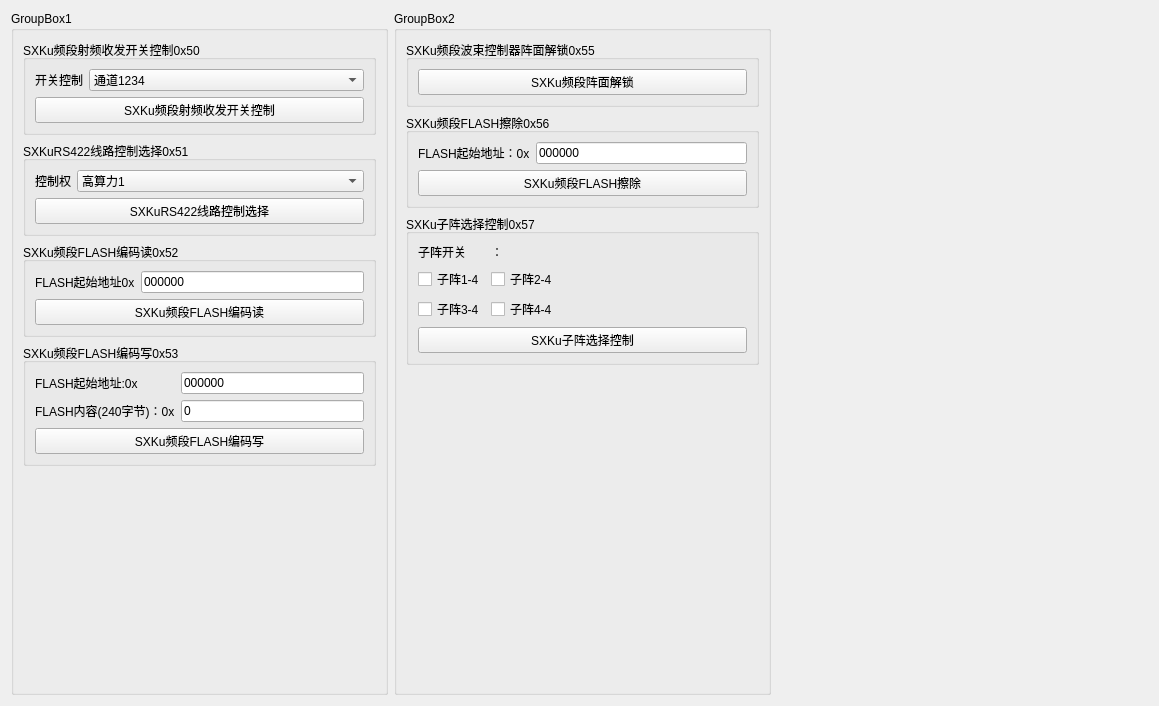
<?xml version="1.0" encoding="UTF-8"?>
<ui version="4.0">
 <class>sub1553_gksxkucontrol</class>
 <widget class="QWidget" name="sub1553_gksxkucontrol">
  <property name="geometry">
   <rect>
    <x>0</x>
    <y>0</y>
    <width>1159</width>
    <height>706</height>
   </rect>
  </property>
  <property name="windowTitle">
   <string>Form</string>
  </property>
  <layout class="QGridLayout" name="gridLayout">
   <item row="0" column="0">
    <widget class="QGroupBox" name="groupBox_8">
     <property name="title">
      <string>GroupBox1</string>
     </property>
     <layout class="QVBoxLayout" name="verticalLayout_8">
      <item>
       <widget class="QGroupBox" name="groupBox">
        <property name="title">
         <string>SXKu频段射频收发开关控制0x50</string>
        </property>
        <layout class="QVBoxLayout" name="verticalLayout">
         <item>
          <layout class="QFormLayout" name="formLayout">
           <item row="0" column="0">
            <widget class="QLabel" name="label">
             <property name="text">
              <string>开关控制</string>
             </property>
            </widget>
           </item>
           <item row="0" column="1">
            <widget class="QComboBox" name="comboBox_0x51_1">
             <item>
              <property name="text">
               <string>通道1234</string>
              </property>
             </item>
             <item>
              <property name="text">
               <string>通道1256</string>
              </property>
             </item>
             <item>
              <property name="text">
               <string>通道3456</string>
              </property>
             </item>
            </widget>
           </item>
          </layout>
         </item>
         <item>
          <widget class="QPushButton" name="pB_sxkuspon_off">
           <property name="sizePolicy">
            <sizepolicy hsizetype="Preferred" vsizetype="Fixed">
             <horstretch>0</horstretch>
             <verstretch>0</verstretch>
            </sizepolicy>
           </property>
           <property name="text">
            <string>SXKu频段射频收发开关控制</string>
           </property>
          </widget>
         </item>
        </layout>
       </widget>
      </item>
      <item>
       <widget class="QGroupBox" name="groupBox_2">
        <property name="title">
         <string>SXKuRS422线路控制选择0x51</string>
        </property>
        <layout class="QVBoxLayout" name="verticalLayout_2">
         <item>
          <layout class="QFormLayout" name="formLayout_2">
           <item row="0" column="0">
            <widget class="QLabel" name="label_3">
             <property name="text">
              <string>控制权</string>
             </property>
            </widget>
           </item>
           <item row="0" column="1">
            <widget class="QComboBox" name="cB_rs422gsl">
             <item>
              <property name="text">
               <string>高算力1</string>
              </property>
             </item>
             <item>
              <property name="text">
               <string>高算力2</string>
              </property>
             </item>
            </widget>
           </item>
          </layout>
         </item>
         <item>
          <widget class="QPushButton" name="pB_RS422_choose">
           <property name="text">
            <string>SXKuRS422线路控制选择</string>
           </property>
          </widget>
         </item>
        </layout>
       </widget>
      </item>
      <item>
       <widget class="QGroupBox" name="groupBox_3">
        <property name="title">
         <string>SXKu频段FLASH编码读0x52</string>
        </property>
        <layout class="QVBoxLayout" name="verticalLayout_3">
         <item>
          <layout class="QHBoxLayout" name="horizontalLayout">
           <item>
            <widget class="QLabel" name="label_8">
             <property name="text">
              <string>FLASH起始地址0x</string>
             </property>
            </widget>
           </item>
           <item>
            <widget class="QLineEdit" name="lineEdit_c56_addr">
             <property name="text">
              <string>000000</string>
             </property>
            </widget>
           </item>
          </layout>
         </item>
         <item>
          <widget class="QPushButton" name="pB_flashRead">
           <property name="text">
            <string>SXKu频段FLASH编码读</string>
           </property>
          </widget>
         </item>
        </layout>
       </widget>
      </item>
      <item>
       <widget class="QGroupBox" name="groupBox_4">
        <property name="title">
         <string>SXKu频段FLASH编码写0x53</string>
        </property>
        <layout class="QVBoxLayout" name="verticalLayout_4">
         <item>
          <layout class="QFormLayout" name="formLayout_3">
           <item row="0" column="0">
            <widget class="QLabel" name="label_5">
             <property name="text">
              <string>FLASH起始地址:0x</string>
             </property>
            </widget>
           </item>
           <item row="0" column="1">
            <widget class="QLineEdit" name="lineEdit_flashaddr">
             <property name="text">
              <string>000000</string>
             </property>
            </widget>
           </item>
           <item row="1" column="0">
            <widget class="QLabel" name="label_6">
             <property name="text">
              <string>FLASH内容(240字节)：0x</string>
             </property>
            </widget>
           </item>
           <item row="1" column="1">
            <widget class="QLineEdit" name="lineEdit_flashin">
             <property name="text">
              <string>0</string>
             </property>
            </widget>
           </item>
          </layout>
         </item>
         <item>
          <widget class="QPushButton" name="pB_flashWrite">
           <property name="text">
            <string>SXKu频段FLASH编码写</string>
           </property>
          </widget>
         </item>
        </layout>
       </widget>
      </item>
      <item>
       <spacer name="verticalSpacer_2">
        <property name="orientation">
         <enum>Qt::Vertical</enum>
        </property>
        <property name="sizeHint" stdset="0">
         <size>
          <width>20</width>
          <height>40</height>
         </size>
        </property>
       </spacer>
      </item>
     </layout>
    </widget>
   </item>
   <item row="0" column="1">
    <widget class="QGroupBox" name="groupBox_9">
     <property name="title">
      <string>GroupBox2</string>
     </property>
     <layout class="QVBoxLayout" name="verticalLayout_9">
      <item>
       <widget class="QGroupBox" name="groupBox_5">
        <property name="title">
         <string>SXKu频段波束控制器阵面解锁0x55</string>
        </property>
        <layout class="QVBoxLayout" name="verticalLayout_5">
         <item>
          <widget class="QPushButton" name="pB_flashzjRead">
           <property name="text">
            <string>SXKu频段阵面解锁</string>
           </property>
          </widget>
         </item>
        </layout>
       </widget>
      </item>
      <item>
       <widget class="QGroupBox" name="groupBox_7">
        <property name="title">
         <string>SXKu频段FLASH擦除0x56</string>
        </property>
        <layout class="QVBoxLayout" name="verticalLayout_7">
         <item>
          <layout class="QFormLayout" name="formLayout_5">
           <item row="0" column="0">
            <widget class="QLabel" name="label_10">
             <property name="text">
              <string>FLASH起始地址：0x</string>
             </property>
            </widget>
           </item>
           <item row="0" column="1">
            <widget class="QLineEdit" name="lineEdit_flashstart">
             <property name="text">
              <string>000000</string>
             </property>
            </widget>
           </item>
          </layout>
         </item>
         <item>
          <widget class="QPushButton" name="pB_flash_clear">
           <property name="text">
            <string>SXKu频段FLASH擦除</string>
           </property>
          </widget>
         </item>
        </layout>
       </widget>
      </item>
      <item>
       <widget class="QGroupBox" name="groupBox_10">
        <property name="title">
         <string>SXKu子阵选择控制0x57</string>
        </property>
        <layout class="QVBoxLayout" name="verticalLayout_10">
         <item>
          <layout class="QFormLayout" name="formLayout_6">
           <item row="0" column="0">
            <widget class="QLabel" name="label_11">
             <property name="text">
              <string>子阵开关</string>
             </property>
            </widget>
           </item>
           <item row="0" column="1">
            <widget class="QLabel" name="label_12">
             <property name="text">
              <string>：</string>
             </property>
            </widget>
           </item>
           <item row="1" column="0">
            <widget class="QCheckBox" name="checkBox_trbit0">
             <property name="text">
              <string>子阵1-4</string>
             </property>
            </widget>
           </item>
           <item row="1" column="1">
            <widget class="QCheckBox" name="checkBox_trbit1">
             <property name="text">
              <string>子阵2-4</string>
             </property>
            </widget>
           </item>
           <item row="2" column="0">
            <widget class="QCheckBox" name="checkBox_trbit2">
             <property name="text">
              <string>子阵3-4</string>
             </property>
            </widget>
           </item>
           <item row="2" column="1">
            <widget class="QCheckBox" name="checkBox_trbit3">
             <property name="text">
              <string>子阵4-4</string>
             </property>
            </widget>
           </item>
          </layout>
         </item>
         <item>
          <widget class="QPushButton" name="pB_unity_T_R">
           <property name="text">
            <string>SXKu子阵选择控制</string>
           </property>
          </widget>
         </item>
        </layout>
       </widget>
      </item>
      <item>
       <spacer name="verticalSpacer">
        <property name="orientation">
         <enum>Qt::Vertical</enum>
        </property>
        <property name="sizeHint" stdset="0">
         <size>
          <width>20</width>
          <height>40</height>
         </size>
        </property>
       </spacer>
      </item>
     </layout>
    </widget>
   </item>
   <item row="0" column="2">
    <spacer name="horizontalSpacer">
     <property name="orientation">
      <enum>Qt::Horizontal</enum>
     </property>
     <property name="sizeHint" stdset="0">
      <size>
       <width>40</width>
       <height>20</height>
      </size>
     </property>
    </spacer>
   </item>
  </layout>
 </widget>
 <resources/>
 <connections/>
</ui>
